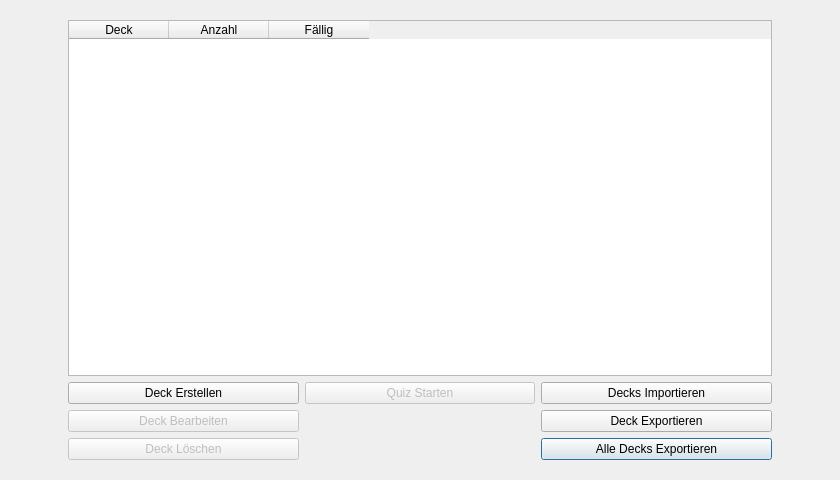
<?xml version="1.0" encoding="UTF-8"?>
<ui version="4.0">
 <class>Quiz</class>
 <widget class="QDialog" name="Quiz">
  <property name="windowModality">
   <enum>Qt::ApplicationModal</enum>
  </property>
  <property name="geometry">
   <rect>
    <x>0</x>
    <y>0</y>
    <width>840</width>
    <height>480</height>
   </rect>
  </property>
  <property name="windowTitle">
   <string>Quiz</string>
  </property>
  <layout class="QVBoxLayout" name="verticalLayout_8">
   <item>
    <widget class="QStackedWidget" name="stack_pages">
     <property name="currentIndex">
      <number>0</number>
     </property>
     <widget class="QWidget" name="page_deckList">
      <layout class="QGridLayout" name="gridLayout">
       <item row="1" column="1">
        <widget class="QTableWidget" name="table_decks">
         <property name="editTriggers">
          <set>QAbstractItemView::NoEditTriggers</set>
         </property>
         <property name="selectionMode">
          <enum>QAbstractItemView::SingleSelection</enum>
         </property>
         <property name="selectionBehavior">
          <enum>QAbstractItemView::SelectRows</enum>
         </property>
         <property name="showGrid">
          <bool>false</bool>
         </property>
         <attribute name="horizontalHeaderHighlightSections">
          <bool>false</bool>
         </attribute>
         <attribute name="verticalHeaderVisible">
          <bool>false</bool>
         </attribute>
         <column>
          <property name="text">
           <string>Deck</string>
          </property>
         </column>
         <column>
          <property name="text">
           <string>Anzahl</string>
          </property>
         </column>
         <column>
          <property name="text">
           <string>Fällig</string>
          </property>
         </column>
        </widget>
       </item>
       <item row="2" column="1">
        <layout class="QGridLayout" name="gridLayout_4">
         <item row="9" column="3">
          <widget class="QPushButton" name="btn_deckList__exportAllDecks">
           <property name="text">
            <string>Alle Decks Exportieren</string>
           </property>
          </widget>
         </item>
         <item row="9" column="0">
          <widget class="QPushButton" name="btn_deckList__deleteDeck">
           <property name="enabled">
            <bool>false</bool>
           </property>
           <property name="text">
            <string>Deck Löschen</string>
           </property>
          </widget>
         </item>
         <item row="5" column="0">
          <widget class="QPushButton" name="btn_deckList__editDeck">
           <property name="enabled">
            <bool>false</bool>
           </property>
           <property name="text">
            <string>Deck Bearbeiten</string>
           </property>
          </widget>
         </item>
         <item row="4" column="0">
          <widget class="QPushButton" name="btn_deckList__createDeck">
           <property name="text">
            <string>Deck Erstellen</string>
           </property>
          </widget>
         </item>
         <item row="5" column="3">
          <widget class="QPushButton" name="btn_deckList__exportSingleDeck">
           <property name="text">
            <string>Deck Exportieren</string>
           </property>
          </widget>
         </item>
         <item row="4" column="3">
          <widget class="QPushButton" name="btn_deckList__importDeck">
           <property name="text">
            <string>Decks Importieren</string>
           </property>
          </widget>
         </item>
         <item row="4" column="1">
          <widget class="QPushButton" name="btn_deckList__startQuiz">
           <property name="enabled">
            <bool>false</bool>
           </property>
           <property name="text">
            <string>Quiz Starten</string>
           </property>
          </widget>
         </item>
        </layout>
       </item>
       <item row="1" column="2">
        <spacer name="horizontalSpacer_3">
         <property name="orientation">
          <enum>Qt::Horizontal</enum>
         </property>
         <property name="sizeType">
          <enum>QSizePolicy::Preferred</enum>
         </property>
         <property name="sizeHint" stdset="0">
          <size>
           <width>48</width>
           <height>20</height>
          </size>
         </property>
        </spacer>
       </item>
       <item row="1" column="0">
        <spacer name="horizontalSpacer_2">
         <property name="orientation">
          <enum>Qt::Horizontal</enum>
         </property>
         <property name="sizeType">
          <enum>QSizePolicy::Preferred</enum>
         </property>
         <property name="sizeHint" stdset="0">
          <size>
           <width>48</width>
           <height>20</height>
          </size>
         </property>
        </spacer>
       </item>
      </layout>
     </widget>
     <widget class="QWidget" name="page_cardList">
      <layout class="QGridLayout" name="gridLayout_2">
       <item row="2" column="0">
        <layout class="QGridLayout" name="gridLayout_6">
         <item row="0" column="0">
          <widget class="QListWidget" name="list_cardList"/>
         </item>
         <item row="0" column="1">
          <layout class="QVBoxLayout" name="verticalLayout"/>
         </item>
         <item row="0" column="2">
          <widget class="QScrollArea" name="scroll_cardList__inspector">
           <property name="sizePolicy">
            <sizepolicy hsizetype="Expanding" vsizetype="Expanding">
             <horstretch>1</horstretch>
             <verstretch>0</verstretch>
            </sizepolicy>
           </property>
           <property name="frameShape">
            <enum>QFrame::NoFrame</enum>
           </property>
           <property name="horizontalScrollBarPolicy">
            <enum>Qt::ScrollBarAlwaysOff</enum>
           </property>
           <property name="sizeAdjustPolicy">
            <enum>QAbstractScrollArea::AdjustToContents</enum>
           </property>
           <property name="widgetResizable">
            <bool>true</bool>
           </property>
           <widget class="QWidget" name="scrollAreaWidgetContents">
            <property name="geometry">
             <rect>
              <x>0</x>
              <y>0</y>
              <width>522</width>
              <height>361</height>
             </rect>
            </property>
           </widget>
          </widget>
         </item>
        </layout>
       </item>
       <item row="0" column="0">
        <layout class="QHBoxLayout" name="horizontalLayout_3">
         <item>
          <widget class="QToolButton" name="btn_cardList__pageBack">
           <property name="text">
            <string>Zurück</string>
           </property>
           <property name="toolButtonStyle">
            <enum>Qt::ToolButtonTextBesideIcon</enum>
           </property>
           <property name="arrowType">
            <enum>Qt::LeftArrow</enum>
           </property>
          </widget>
         </item>
         <item>
          <spacer name="horizontalSpacer_6">
           <property name="orientation">
            <enum>Qt::Horizontal</enum>
           </property>
           <property name="sizeHint" stdset="0">
            <size>
             <width>40</width>
             <height>20</height>
            </size>
           </property>
          </spacer>
         </item>
        </layout>
       </item>
       <item row="3" column="0">
        <layout class="QHBoxLayout" name="horizontalLayout">
         <item>
          <widget class="QPushButton" name="btn_cardList__createCard">
           <property name="text">
            <string>Karte Erstellen</string>
           </property>
          </widget>
         </item>
         <item>
          <widget class="QPushButton" name="btn_cardList__deleteCard">
           <property name="enabled">
            <bool>false</bool>
           </property>
           <property name="text">
            <string>Karte Löschen</string>
           </property>
          </widget>
         </item>
         <item>
          <spacer name="horizontalSpacer_8">
           <property name="orientation">
            <enum>Qt::Horizontal</enum>
           </property>
           <property name="sizeHint" stdset="0">
            <size>
             <width>40</width>
             <height>20</height>
            </size>
           </property>
          </spacer>
         </item>
        </layout>
       </item>
      </layout>
     </widget>
     <widget class="QWidget" name="page">
      <layout class="QGridLayout" name="gridLayout_7">
       <item row="0" column="0">
        <layout class="QVBoxLayout" name="verticalLayout_2">
         <item>
          <layout class="QHBoxLayout" name="horizontalLayout_2">
           <item>
            <widget class="QToolButton" name="btn_quizSession__pageBack">
             <property name="text">
              <string>Zurück</string>
             </property>
             <property name="toolButtonStyle">
              <enum>Qt::ToolButtonTextBesideIcon</enum>
             </property>
             <property name="arrowType">
              <enum>Qt::LeftArrow</enum>
             </property>
            </widget>
           </item>
           <item>
            <widget class="QLabel" name="lbl_progress">
             <property name="text">
              <string/>
             </property>
            </widget>
           </item>
           <item>
            <spacer name="horizontalSpacer_7">
             <property name="orientation">
              <enum>Qt::Horizontal</enum>
             </property>
             <property name="sizeHint" stdset="0">
              <size>
               <width>40</width>
               <height>20</height>
              </size>
             </property>
            </spacer>
           </item>
          </layout>
         </item>
         <item>
          <widget class="QStackedWidget" name="stack_quizSession__cardContent">
           <property name="sizePolicy">
            <sizepolicy hsizetype="Preferred" vsizetype="Maximum">
             <horstretch>0</horstretch>
             <verstretch>0</verstretch>
            </sizepolicy>
           </property>
           <property name="currentIndex">
            <number>1</number>
           </property>
           <widget class="QWidget" name="page_2">
            <layout class="QVBoxLayout" name="verticalLayout_4">
             <item>
              <widget class="QLabel" name="lbl_quizSession_bRev__front">
               <property name="font">
                <font>
                 <pointsize>18</pointsize>
                </font>
               </property>
               <property name="text">
                <string>Front</string>
               </property>
               <property name="textFormat">
                <enum>Qt::MarkdownText</enum>
               </property>
               <property name="alignment">
                <set>Qt::AlignCenter</set>
               </property>
               <property name="wordWrap">
                <bool>true</bool>
               </property>
              </widget>
             </item>
             <item>
              <widget class="QLabel" name="lbl_quizSession_bRev__back">
               <property name="font">
                <font>
                 <pointsize>18</pointsize>
                </font>
               </property>
               <property name="text">
                <string>Back</string>
               </property>
               <property name="alignment">
                <set>Qt::AlignCenter</set>
               </property>
              </widget>
             </item>
            </layout>
           </widget>
           <widget class="QWidget" name="page_6">
            <layout class="QVBoxLayout" name="verticalLayout_9">
             <item>
              <widget class="QLabel" name="lbl_quizSession_bAnswer__question">
               <property name="font">
                <font>
                 <pointsize>18</pointsize>
                </font>
               </property>
               <property name="text">
                <string>Question</string>
               </property>
               <property name="alignment">
                <set>Qt::AlignCenter</set>
               </property>
              </widget>
             </item>
             <item>
              <widget class="QLabel" name="lbl_quizSession_bAnswer__answer">
               <property name="font">
                <font>
                 <pointsize>18</pointsize>
                </font>
               </property>
               <property name="text">
                <string>Answer</string>
               </property>
               <property name="alignment">
                <set>Qt::AlignCenter</set>
               </property>
              </widget>
             </item>
             <item>
              <widget class="QLabel" name="lbl_quizSession_bAnswer__answerStatus">
               <property name="font">
                <font>
                 <pointsize>12</pointsize>
                </font>
               </property>
               <property name="text">
                <string>Answer Status</string>
               </property>
               <property name="alignment">
                <set>Qt::AlignCenter</set>
               </property>
              </widget>
             </item>
             <item>
              <widget class="QLineEdit" name="txtEdit_quizSession_bAnswer__answer"/>
             </item>
             <item>
              <layout class="QHBoxLayout" name="horizontalLayout_8">
               <item>
                <spacer name="horizontalSpacer_14">
                 <property name="orientation">
                  <enum>Qt::Horizontal</enum>
                 </property>
                 <property name="sizeHint" stdset="0">
                  <size>
                   <width>40</width>
                   <height>20</height>
                  </size>
                 </property>
                </spacer>
               </item>
               <item>
                <widget class="QPushButton" name="btn_quizSession_bAnswer__submitAnswer">
                 <property name="text">
                  <string>Antworten [Enter]</string>
                 </property>
                 <property name="shortcut">
                  <string>Return</string>
                 </property>
                </widget>
               </item>
               <item>
                <spacer name="horizontalSpacer_13">
                 <property name="orientation">
                  <enum>Qt::Horizontal</enum>
                 </property>
                 <property name="sizeHint" stdset="0">
                  <size>
                   <width>40</width>
                   <height>20</height>
                  </size>
                 </property>
                </spacer>
               </item>
              </layout>
             </item>
            </layout>
           </widget>
           <widget class="QWidget" name="page_3">
            <layout class="QVBoxLayout" name="verticalLayout_5">
             <item>
              <widget class="QLabel" name="label_2">
               <property name="font">
                <font>
                 <pointsize>18</pointsize>
                 <bold>true</bold>
                </font>
               </property>
               <property name="text">
                <string>Quiz absolviert!</string>
               </property>
               <property name="alignment">
                <set>Qt::AlignCenter</set>
               </property>
              </widget>
             </item>
             <item>
              <widget class="QLabel" name="lbl_quizSession__quizExp">
               <property name="font">
                <font>
                 <pointsize>13</pointsize>
                 <bold>true</bold>
                </font>
               </property>
               <property name="styleSheet">
                <string notr="true">color: #1565C0</string>
               </property>
               <property name="text">
                <string>⭐+0 EXP⭐</string>
               </property>
               <property name="alignment">
                <set>Qt::AlignCenter</set>
               </property>
              </widget>
             </item>
             <item>
              <layout class="QHBoxLayout" name="horizontalLayout_7">
               <item>
                <widget class="QPushButton" name="btn_quizSession__quizFinished">
                 <property name="sizePolicy">
                  <sizepolicy hsizetype="Maximum" vsizetype="Fixed">
                   <horstretch>0</horstretch>
                   <verstretch>0</verstretch>
                  </sizepolicy>
                 </property>
                 <property name="text">
                  <string>OK</string>
                 </property>
                </widget>
               </item>
              </layout>
             </item>
            </layout>
           </widget>
          </widget>
         </item>
         <item>
          <spacer name="verticalSpacer">
           <property name="orientation">
            <enum>Qt::Vertical</enum>
           </property>
           <property name="sizeHint" stdset="0">
            <size>
             <width>20</width>
             <height>40</height>
            </size>
           </property>
          </spacer>
         </item>
         <item>
          <widget class="QStackedWidget" name="stack_quizSession__bottomControls">
           <property name="sizePolicy">
            <sizepolicy hsizetype="Preferred" vsizetype="Maximum">
             <horstretch>0</horstretch>
             <verstretch>0</verstretch>
            </sizepolicy>
           </property>
           <property name="currentIndex">
            <number>1</number>
           </property>
           <widget class="QWidget" name="page_4">
            <layout class="QHBoxLayout" name="horizontalLayout_6">
             <item>
              <spacer name="horizontalSpacer">
               <property name="orientation">
                <enum>Qt::Horizontal</enum>
               </property>
               <property name="sizeHint" stdset="0">
                <size>
                 <width>40</width>
                 <height>20</height>
                </size>
               </property>
              </spacer>
             </item>
             <item>
              <widget class="QPushButton" name="btn_quizSession__showAnswer">
               <property name="minimumSize">
                <size>
                 <width>0</width>
                 <height>32</height>
                </size>
               </property>
               <property name="text">
                <string>Antwort Zeigen</string>
               </property>
              </widget>
             </item>
             <item>
              <spacer name="horizontalSpacer_9">
               <property name="orientation">
                <enum>Qt::Horizontal</enum>
               </property>
               <property name="sizeHint" stdset="0">
                <size>
                 <width>40</width>
                 <height>20</height>
                </size>
               </property>
              </spacer>
             </item>
            </layout>
           </widget>
           <widget class="QWidget" name="page_5">
            <property name="sizePolicy">
             <sizepolicy hsizetype="Minimum" vsizetype="Minimum">
              <horstretch>0</horstretch>
              <verstretch>0</verstretch>
             </sizepolicy>
            </property>
            <layout class="QHBoxLayout" name="horizontalLayout_5">
             <item>
              <layout class="QHBoxLayout" name="horizontalLayout_4">
               <item>
                <spacer name="horizontalSpacer_10">
                 <property name="orientation">
                  <enum>Qt::Horizontal</enum>
                 </property>
                 <property name="sizeHint" stdset="0">
                  <size>
                   <width>40</width>
                   <height>20</height>
                  </size>
                 </property>
                </spacer>
               </item>
               <item>
                <widget class="QPushButton" name="btn_quizSession_nextCard">
                 <property name="minimumSize">
                  <size>
                   <width>0</width>
                   <height>32</height>
                  </size>
                 </property>
                 <property name="text">
                  <string>Nächste Karte</string>
                 </property>
                </widget>
               </item>
               <item>
                <spacer name="horizontalSpacer_12">
                 <property name="orientation">
                  <enum>Qt::Horizontal</enum>
                 </property>
                 <property name="sizeHint" stdset="0">
                  <size>
                   <width>40</width>
                   <height>20</height>
                  </size>
                 </property>
                </spacer>
               </item>
              </layout>
             </item>
            </layout>
           </widget>
          </widget>
         </item>
        </layout>
       </item>
      </layout>
     </widget>
    </widget>
   </item>
  </layout>
 </widget>
 <tabstops>
  <tabstop>btn_cardList__createCard</tabstop>
  <tabstop>btn_cardList__deleteCard</tabstop>
  <tabstop>btn_cardList__pageBack</tabstop>
  <tabstop>btn_quizSession__showAnswer</tabstop>
  <tabstop>btn_quizSession__quizFinished</tabstop>
  <tabstop>scroll_cardList__inspector</tabstop>
  <tabstop>table_decks</tabstop>
  <tabstop>btn_deckList__exportAllDecks</tabstop>
 </tabstops>
 <resources/>
 <connections/>
</ui>
